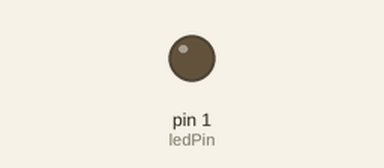
The sketch below on a simulated Arduino Uno, built with avr-gcc and run on an emulated ATmega328P. Shown: output pins drawn as LEDs (lit = HIGH).

Above: at 0.6 s.
At 42.85 s:
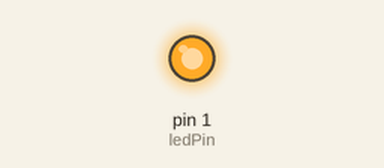
Timing chart, 0 to 49.9 s (numbered marks = the images above):
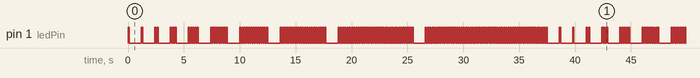

Measured:
- by itself, pin 1 (ledPin): moves between LOW and HIGH, repeating every 38.4 s

The sketch:

trinket_5v_blink_fun.ino
```cpp
/*
  Blink
 */

#include <avr/power.h>      // needed to up clock to 16 MHz on 5v Trinket

const int ledPin = 1;
const int delayTime = 100;
const int maxFibonacci = 55;

// the setup function runs once when you press reset or power the board
void setup() {
  if (F_CPU == 16000000) clock_prescale_set(clock_div_1); // 5V Trinket: run at 16 MHz

  pinMode(ledPin, OUTPUT);
}

// the loop function runs over and over again forever
void loop() {
  int fn = 1;
  int fn_minus_one = 0;
  while (fn_minus_one < maxFibonacci) {
    for (int i = 1; i <= fn; i++) {
      digitalWrite(ledPin, HIGH);   // turn the LED on (HIGH is the voltage level)
      delay(delayTime);              // pause
      digitalWrite(ledPin, LOW);    // turn the LED off by making the voltage LOW
      delay(delayTime);              // pause
    }
    int tmp = fn;
    fn += fn_minus_one;
    fn_minus_one = tmp;
    delay(1000);
  }
}
```
